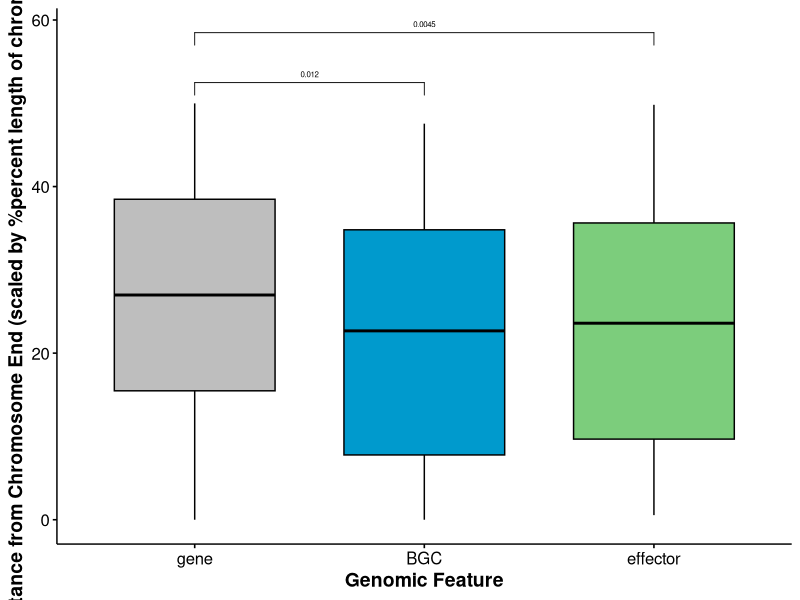
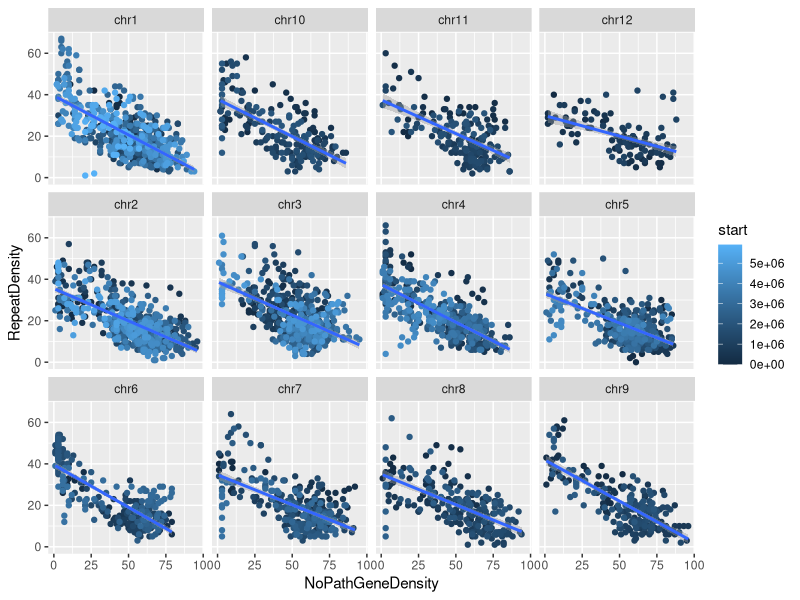
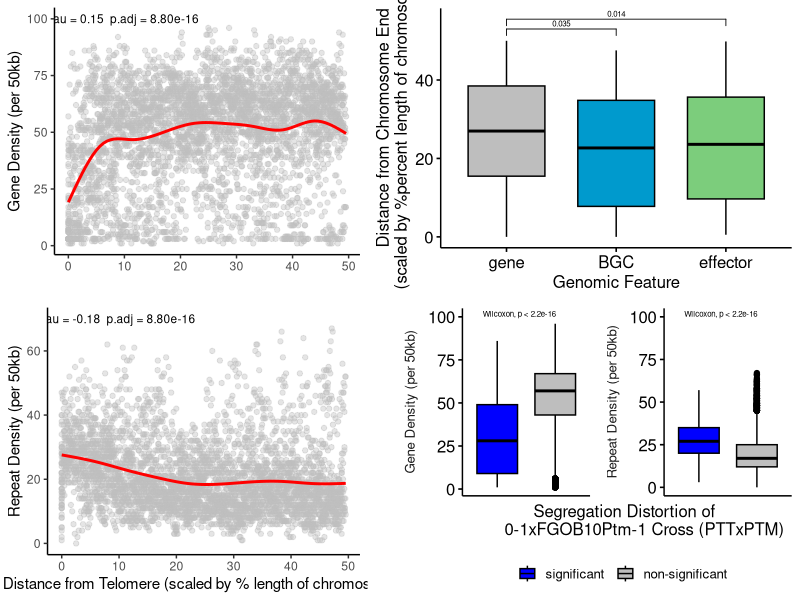

Reproduce these figures in R, in order.
library(ggplot2)
library(ggpubr)
library(tidyr)

Input =("
SD      BGCs   gene
sig       11     20
nonsig     1      6
")

Matriz = as.matrix(read.table(textConnection(Input),
                              header=TRUE,
                              row.names=1))
Matriz
fisher.test(Matriz,
            alternative="two.sided")
chisq.test(Matriz,
           correct=TRUE)
p.adjust(c(0.03866,0.3284,0.1974,0.6504,1.561e-05,0.000117,0.5224),
         method = "bonferroni")

##############################################################
##### Two Speed Genome #######################################
##############################################################
genomicfeatures<-read.table("genomicfeature.txt")
colnames(genomicfeatures)<-c("chrom","start","stop","genomicfeature")
genomicfeatures$length<-NULL
genomicfeatures$length[genomicfeatures$chrom=="chr1"]<-5917797
genomicfeatures$length[genomicfeatures$chrom=="chr2"]<-5608903
genomicfeatures$length[genomicfeatures$chrom=="chr3"]<-5204673
genomicfeatures$length[genomicfeatures$chrom=="chr4"]<-4483619
genomicfeatures$length[genomicfeatures$chrom=="chr5"]<-4379536
genomicfeatures$length[genomicfeatures$chrom=="chr6"]<-3318494
genomicfeatures$length[genomicfeatures$chrom=="chr7"]<-3273176
genomicfeatures$length[genomicfeatures$chrom=="chr8"]<-2553250
genomicfeatures$length[genomicfeatures$chrom=="chr9"]<-2371439
genomicfeatures$length[genomicfeatures$chrom=="chr10"]<-2252530
genomicfeatures$length[genomicfeatures$chrom=="chr11"]<-2056362
genomicfeatures$length[genomicfeatures$chrom=="chr12"]<-1287609
genomicfeatures$startdistance<-(genomicfeatures$start-0)/genomicfeatures$length
genomicfeatures$stopdistance<-(genomicfeatures$length-genomicfeatures$stop)/genomicfeatures$length
###minimum distance to telomere end scaled by length of chromosome
genomicfeatures$distance<-pmin(genomicfeatures$stopdistance,genomicfeatures$startdistance)*100
genomicfeatures$genomicfeature<-ordered(genomicfeatures$genomicfeature, levels = c("gene", "repeat", "BGC","effector"))

ggboxplot(subset(genomicfeatures, genomicfeature!="repeat"), x="genomicfeature",y="distance",
          fill="genomicfeature",palette =c("gray","deepskyblue3","palegreen3"))+
  stat_compare_means(comparisons = list(c("gene","BGC"),c("gene","effector")), 
                     method.args = list(alternative = "greater",method="wilcoxon.test"),size=2, label.x=1)+
  xlab("Genomic Feature")+ylab("Distance from Chromosome End (scaled by %percent length of chromosome)")+
  theme(legend.position = "none",
        axis.title=element_text(size=14,face="bold"))

p.val <- compare_means(distance ~ genomicfeature, alternative = "less",comparisons = list(c("gene","repeat"),c("gene","BGC"),c("gene","effector")), p.adjust.method = "bonferroni", method='wilcox.test', data = subset(genomicfeatures, genomicfeature!="repeat"))
p.adjust(c(2.22e-16,0.012,0.0045),
         method = "bonferroni")     ###6.66e-16 3.60e-02 1.35e-02

p.val <- p.val[1:2,] %>% mutate(y.position = c(53, 55.5))
Pathogenicity_Telomere<-ggboxplot(subset(genomicfeatures, genomicfeature!="repeat"), x="genomicfeature",y="distance",
          fill="genomicfeature",palette =c("gray","deepskyblue3","palegreen3"))+
  stat_pvalue_manual(p.val, label = "p.adj",size=2, label.x=1)+
  xlab("Genomic Feature")+ylab("Distance from Chromosome End
(scaled by %percent length of chromosome)")+
  theme(legend.position = "none",
        axis.title=element_text())


#### Segregation Distortion and the Two Speed Genome ########
df<-read.table("PTT_allgenomicregion_SD_density.txt")
colnames(df)<-c("chrom","start","stop","GeneDensity","NoPathGeneDensity","RepeatDensity","BGCsdensity","effectordensity", "SDdensity")
df$SD[df$SDdensity>0]<-"significant"
df$SD[df$SDdensity==0]<-"non-significant"
df$BGCs[df$BGCsdensity>0]<-"BGCs Region"
df$BGCs[df$BGCsdensity==0]<-"Genic Region"
df$effector[df$effectordensity>0]<-"Effector Region"
df$effector[df$effectordensity==0]<-"Genic Region"

###get distance of position from the telomere end
df$length<-NULL
df$length[df$chrom=="chr1"]<-5917797
df$length[df$chrom=="chr2"]<-5608903
df$length[df$chrom=="chr3"]<-5204673
df$length[df$chrom=="chr4"]<-4483619
df$length[df$chrom=="chr5"]<-4379536
df$length[df$chrom=="chr6"]<-3318494
df$length[df$chrom=="chr7"]<-3273176
df$length[df$chrom=="chr8"]<-2553250
df$length[df$chrom=="chr9"]<-2371439
df$length[df$chrom=="chr10"]<-2252530
df$length[df$chrom=="chr11"]<-2056362
df$length[df$chrom=="chr12"]<-1287609
df$startdistance<-(df$start-0)/df$length
df$stopdistance<-(df$length-df$stop)/df$length
###minimum distance to telomere end scaled by length of chromosome
df$distance<-pmin(df$stopdistance,df$startdistance)*100

df_long<-gather(data=df, key=genomicregion, value=density, c(GeneDensity:SDdensity), factor_key=TRUE)

## Segregation Distortion occurs at high repeat/low gene density
df_genrep<-subset(df_long, genomicregion=="NoPathGeneDensity"|genomicregion=="RepeatDensity"|genomicregion=="distance")

df_genrep$genomicregion<- factor(df_genrep$genomicregion, 
                               levels = c("GeneDensity","NoPathGeneDensity", "RepeatDensity","BGCsdensity","effectordensity","SDdensity","distance"),
                  labels = c("All Gene Density","Gene Density (per 50kb)","Repeat Density (per 50kb)","BGCsdensity","effectordensity","SDdensity","Distance from Chromosome End
(scaled by % length of chromosome)"))

SD_twospeed<-ggboxplot(df_genrep, x="SD",y="density",fill="SD",palette =c("blue","gray"))+
  facet_wrap(~genomicregion, scales = "free_y", strip.position = "left" )+
  stat_compare_means(size=2, label.x=1, label.y=100)+
  xlab("Segregation Distortion of 
       0-1xFGOB10Ptm-1 Cross (PTTxPTM)")+ ylab("")+
  theme(strip.background = element_blank(),
        strip.placement = "outside",
        strip.text = element_text(),
        axis.title=element_text(),
        axis.text.x=element_blank(),
        axis.ticks.x=element_blank(),
        legend.position="bottom",
        legend.key.size = unit(0.5,"cm"),
        legend.title = element_blank())


## Towards the beginning and ends of chromsomes high repeat/low gene density
Telomere_GeneDensity<-ggplot(df, aes(x=distance, y=NoPathGeneDensity,)) +  
  geom_point(color="gray", alpha=0.4)+geom_smooth(se = FALSE,colour = "red")+
  #xlab("Distance from Telomere (scaled by % length of chromosome)")+
  annotate("text", x=10, y=100, label= "tau = 0.15  p.adj = 8.80e-16", size=3)+
  xlab("")+ ylab("Gene Density (per 50kb)")+
  theme_classic()
Telomere_RepeatDensity<-ggplot(df, aes(x=distance, y=RepeatDensity)) +  
  geom_point(color="gray", alpha=0.4)+geom_smooth(se = FALSE,colour = "red")+
  annotate("text", x=10, y=70, label= "tau = -0.18  p.adj = 8.80e-16", size=3)+
  xlab("Distance from Telomere (scaled by % length of chromosome)")+
  ylab("Repeat Density (per 50kb)")+
  theme_classic()

cor.test( ~ NoPathGeneDensity + distance,data=df,method = "kendall") #p-value < 2.2e-16     p.adj= 8.8000e-16*   tau 0.1510859
cor.test( ~ RepeatDensity + distance,data=df,method = "kendall")     #p-value < 2.2e-16     p.adj= 8.8000e-16*   tau -0.1829826 
cor.test( ~ BGCsdensity + distance,data=df,method = "kendall")       #p-value = 1.818e-06   p.adj= 7.2720e-06*   tau -0.06130693
cor.test( ~ effectordensity + distance,data=df,method = "kendall")   #p-value = 0.03713     p.adj= 1.4852e-01    tau -0.02653613
p.adjust(c(2.2e-16, 2.2e-16, 1.818e-06, 0.03713), method = "bonferroni")

SD_twospeed_plots<-ggarrange(Telomere_GeneDensity,
          Pathogenicity_Telomere,
          Telomere_RepeatDensity,
          SD_twospeed,
          widths = c(1.7,2))

pdf("Figure_SegregDist_twospeed.pdf",
    width=11.9, height=14)
SD_twospeed_plots
dev.off()



## repeat and gene density are inversely related
ggplot(df, aes(x=NoPathGeneDensity, y=RepeatDensity, color=start)) +
  geom_point()+geom_smooth(method=lm)+facet_wrap(~chrom)


